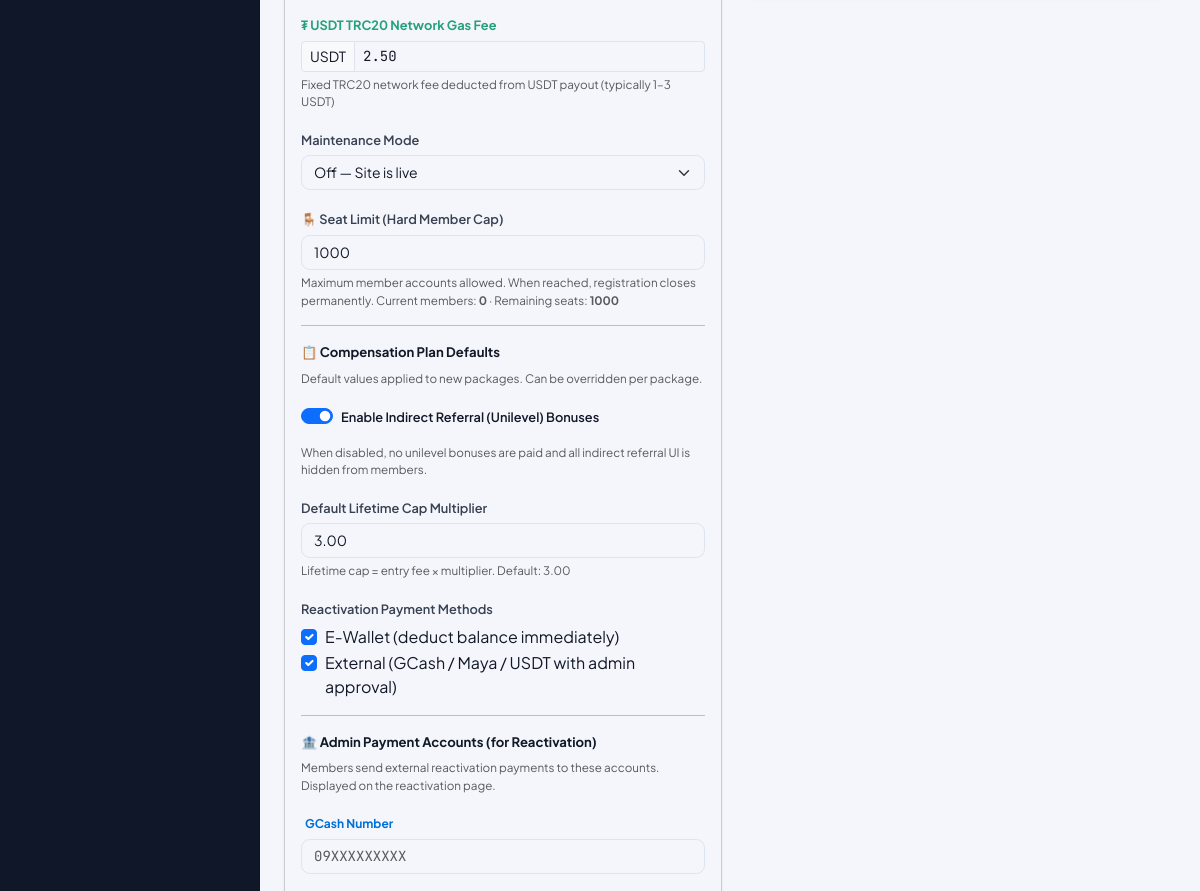
Before: /?page=admin_settings (signed in, middle part) with the older database file.
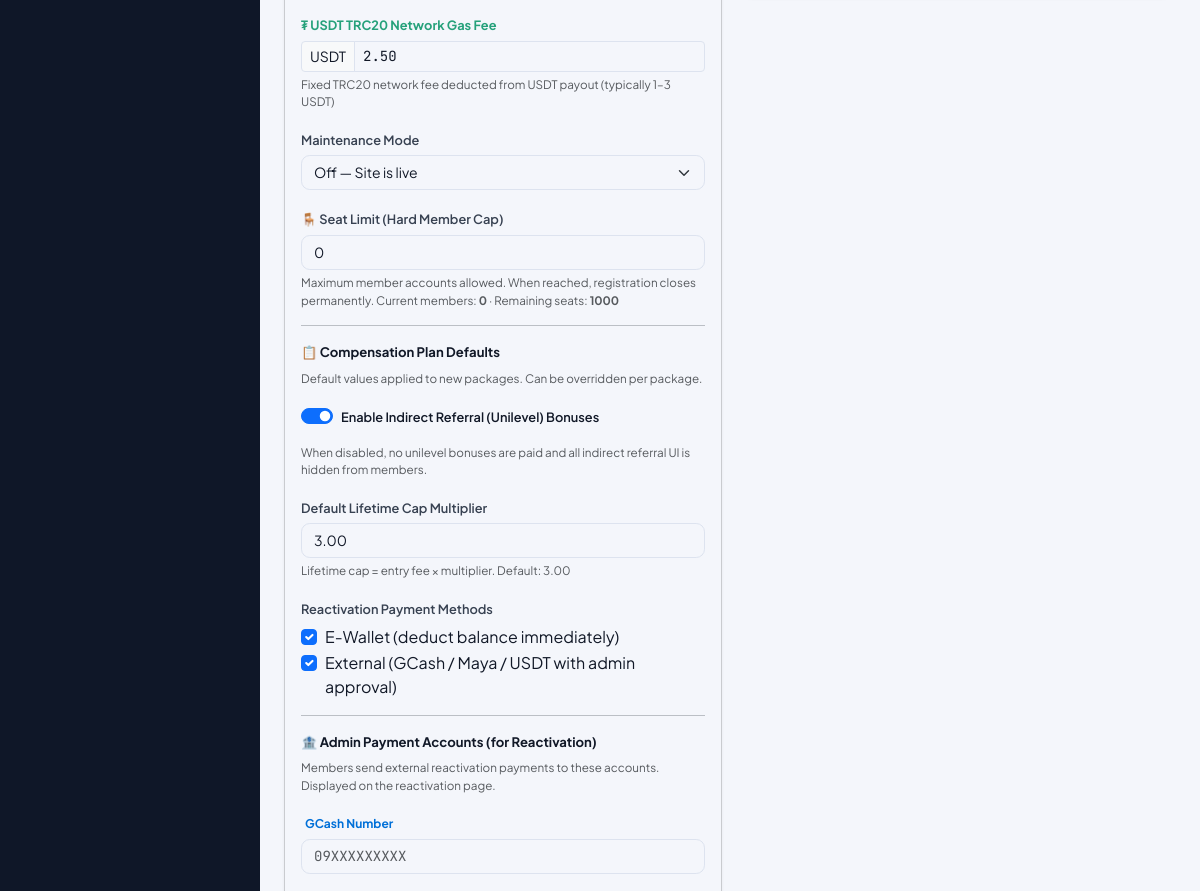
After: the same page with the newer database file.
### tables this page shows
CREATE TABLE settings (
  key_name   VARCHAR(80) NOT NULL PRIMARY KEY,
  value      TEXT        NOT NULL,
  updated_at TIMESTAMP DEFAULT CURRENT_TIMESTAMP ON UPDATE CURRENT_TIMESTAMP
);

### controllers/AdminController.php (called while the page is built, shortened)
<?php
class AdminController
{
    public function settings(): void
    {
        Auth::guard('admin');
        require 'views/admin/settings.php';
    }
}

### index.php (called while the page is built, shortened)
<?php
require_once 'config/db.php';
require_once 'core/helpers.php';
require_once 'core/Auth.php';
spl_autoload_register(function (string $class): void {
    foreach (['models/', 'controllers/'] as $dir) {
        $file = $dir . $class . '.php';
        if (file_exists($file)) {
            return;
        }
    }
});
if (setting('maintenance_mode') === '1' && !Auth::isAdmin()) {
    $name = setting('site_name', APP_NAME);
    http_response_code(503);
    die("<!doctype html><html><head><meta charset='UTF-8'><title>Maintenance — {$name}</title>
    <style>body{font-family:system-ui;display:flex;align-items:center;justify-content:center;min-height:100vh;margin:0;background:#f4f6fb;}
    .box{text-align:center;padding:40px;max-width:400px;}h1{font-size:24px;}p{color:#6b7a99;}</style>
    </head><body><div class='box'><div style='font-size:50px;margin-bottom:16px;'>🔧</div>
    <h1>{$name}</h1><p>We're performing scheduled maintenance. We'll be back shortly.</p></div></body></html>");
}
$page = $_GET['page'] ?? 'login';
$route = $routes[$page] ?? null;
[$ctrlClass, $method, $role] = $route;
(new $ctrlClass())->$method();

### config/db.php (called while the page is built, shortened)
<?php
function db(): PDO
{
    static $pdo = null;
    if ($pdo === null) {
        $dsn = sprintf(
            'mysql:host=%s;port=%s;dbname=%s;charset=utf8mb4',
            DB_HOST,
            DB_PORT,
            DB_NAME
        );
        try {
            $pdo = new PDO($dsn, DB_USER, DB_PASS, [
                PDO::ATTR_ERRMODE            => PDO::ERRMODE_EXCEPTION,
                PDO::ATTR_DEFAULT_FETCH_MODE => PDO::FETCH_ASSOC,
                PDO::ATTR_EMULATE_PREPARES   => false,
                PDO::MYSQL_ATTR_FOUND_ROWS   => true,
            ]);
        } catch (PDOException $e) {
            if (APP_ENV === 'development') {
                die('<pre>Database connection failed: ' . $e->getMessage() . '</pre>');
            }
            die('Service temporarily unavailable. Please try again later.');
        }
    }
    return $pdo;
}

### core/helpers.php (called while the page is built, shortened)
<?php
function e(mixed $val): string
{
    return htmlspecialchars((string) $val, ENT_QUOTES | ENT_SUBSTITUTE, 'UTF-8');
}
function seatsRemaining(): int
{
    $row = db()->prepare("SELECT value FROM settings WHERE key_name = 'seat_limit'");
    $row->execute();
    $limit = (int) ($row->fetchColumn() ?: '1000');
    $count = (int) db()->query("SELECT COUNT(*) FROM users WHERE role = 'member'")->fetchColumn();
    return max(0, $limit - $count);
}
function setting(string $key, string $default = ''): string
{
    static $cache = [];
    if (!array_key_exists($key, $cache)) {
        $st = db()->prepare('SELECT value FROM settings WHERE key_name = ?');
        $st->execute([$key]);
        $value = $st->fetchColumn();
        $cache[$key] = ($value === false ? null : $value) ?? $default;
    }
    return $cache[$key];
}

### models/User.php (called while the page is built, shortened)
<?php
class User
{
    public static function counts(): array
    {
        $row = db()->query("
            SELECT
              COUNT(*)                                                        AS total,
              COALESCE(SUM(CASE WHEN status='active'    THEN 1 ELSE 0 END),0) AS active,
              COALESCE(SUM(CASE WHEN status='suspended' THEN 1 ELSE 0 END),0) AS suspended,
              COALESCE(SUM(CASE WHEN joined_at >= CURDATE() THEN 1 ELSE 0 END),0) AS joined_today
            FROM users WHERE role = 'member'
        ")->fetch();
        return $row ?: ['total' => 0, 'active' => 0, 'suspended' => 0, 'joined_today' => 0];
    }
}

### core/Auth.php (called while the page is built, shortened)
<?php
class Auth
{
    public static function check(): bool
    {
        return isset($_SESSION['user_id']) && (int)$_SESSION['user_id'] > 0;
    }
    public static function id(): int
    {
        return (int)($_SESSION['user_id'] ?? 0);
    }
    public static function user(): array
    {
        static $user = null;
        if ($user === null) {
            $st = db()->prepare(
                'SELECT u.*, p.name AS package_name, p.pairing_bonus, p.daily_pair_cap,
                        p.direct_ref_bonus,
                        sp.username AS sponsor_username,
                        bp.username AS binary_parent_username
                 FROM   users u
                 LEFT JOIN packages p  ON p.id  = u.package_id
                 LEFT JOIN users sp    ON sp.id = u.sponsor_id
                 LEFT JOIN users bp    ON bp.id = u.binary_parent_id
                 WHERE  u.id = ?'
            );
            $st->execute([self::id()]);
            $user = $st->fetch() ?: [];
        }
        return $user;
    }
    public static function guard(string $role = 'member'): void
    {
        $u = self::user();
    }
}

### views/admin/settings.php (the view, shortened to what this page needs)
<?php require 'views/partials/head.php'; ?>
<?php require 'views/partials/sidebar_admin.php'; ?>
<div class="main-content">
  <div class="page-content">
    <div class="row g-3">
      <div class="col-12 col-lg-6 d-flex flex-column gap-3">
        <div class="card">
          <div class="card-body">
            <form method="POST" action="<?= APP_URL ?>/?page=admin_save_settings">
              <div class="mb-3"><label class="form-label">Site Tagline</label><input type="text" name="site_tagline" class="form-control" value="<?= e(setting('site_tagline')) ?>"></div>
              <div class="mb-3"><label class="form-label">Contact Email</label><input type="email" name="contact_email" class="form-control" value="<?= e(setting('contact_email')) ?>"></div>
                <input type="number" name="min_payout" class="form-control" min="0" step="0.01" value="<?= e(setting('min_payout', '500')) ?>">
                      <input class="form-check-input" type="checkbox" name="gcash_enabled" id="gcashEnabled" value="1" <?= setting('gcash_enabled', '1') === '1' ? 'checked' : '' ?>>
                      <input class="form-check-input" type="checkbox" name="maya_enabled" id="mayaEnabled" value="1" <?= setting('maya_enabled', '1') === '1' ? 'checked' : '' ?>>
                    <input type="number" name="service_fee_gcash" class="form-control" min="0" max="100" step="0.01" value="<?= e(setting('service_fee_gcash', '0')) ?>">
                    <input type="number" name="service_fee_maya" class="form-control" min="0" max="100" step="0.01" value="<?= e(setting('service_fee_maya', '0')) ?>">
                    <input type="number" name="service_fee_usdt" class="form-control" min="0" max="100" step="0.01" value="<?= e(setting('service_fee_usdt', '5')) ?>">
              <div class="mb-3">
                <label class="form-label" style="color:#26a17b;font-weight:700;font-size:.8rem;">₮ USDT TRC20 Network Gas Fee</label>
                <div class="input-group input-group-sm">
                  <span class="input-group-text">USDT</span>
                  <input type="number" name="usdt_gas_fee" class="form-control font-mono" min="0" step="0.0001" value="<?= e(setting('usdt_gas_fee', '2.50')) ?>">
                </div>
                <div class="form-text">Fixed TRC20 network fee deducted from USDT payout (typically 1–3 USDT)</div>
              </div>
              <div class="mb-3">
                <label class="form-label">Maintenance Mode</label>
                <select name="maintenance_mode" class="form-select">
                  <option value="0" <?= setting('maintenance_mode') === '0' ? 'selected' : '' ?>>Off — Site is live</option>
                </select>
              </div>
              <div class="mb-3">
                <label class="form-label">🪑 Seat Limit (Hard Member Cap)</label>
                <input type="number" name="seat_limit" class="form-control" min="1" step="1" value="<?= e(setting('seat_limit', '1000')) ?>">
                <div class="form-text">
                  Maximum member accounts allowed. When reached, registration closes permanently.
                  Current members: <strong><?= User::counts()['total'] ?? 0 ?></strong> ·
                  Remaining seats: <strong><?= seatsRemaining() ?></strong>
                </div>
              </div>
              <hr class="my-3">
              <p class="fw-bold mb-2" style="font-size:.82rem;">📋 Compensation Plan Defaults</p>
              <div class="form-text mb-3">Default values applied to new packages. Can be overridden per package.</div>
              <div class="form-check form-switch mb-3">
                <input class="form-check-input" type="checkbox" name="indirect_referral_enabled" id="indirectRefEnabled" value="1" <?= setting('indirect_referral_enabled', '1') === '1' ? 'checked' : '' ?>>
                <label class="form-check-label" for="indirectRefEnabled" style="font-weight:600;font-size:.8rem;">
                  Enable Indirect Referral (Unilevel) Bonuses
                </label>
              </div>
              <div class="form-text mb-3">When disabled, no unilevel bonuses are paid and all indirect referral UI is hidden from members.</div>
              <div class="mb-3">
                <label class="form-label">Default Lifetime Cap Multiplier</label>
                <input type="number" name="default_cap_multiplier" class="form-control" min="0" step="0.01" value="<?= e(setting('default_cap_multiplier', '3.00')) ?>">
                <div class="form-text">Lifetime cap = entry fee × multiplier. Default: 3.00</div>
              </div>
              <div class="mb-3">
                <label class="form-label">Reactivation Payment Methods</label>
                <div class="form-check">
                  <input class="form-check-input" type="checkbox" name="reactivation_ewallet_enabled" id="reEwEnabled" value="1" <?= setting('reactivation_ewallet_enabled', '1') === '1' ? 'checked' : '' ?>>
                  <label class="form-check-label" for="reEwEnabled">E-Wallet (deduct balance immediately)</label>
                </div>
                <div class="form-check">
                  <input class="form-check-input" type="checkbox" name="reactivation_external_enabled" id="reExtEnabled" value="1" <?= setting('reactivation_external_enabled', '1') === '1' ? 'checked' : '' ?>>
                  <label class="form-check-label" for="reExtEnabled">External (GCash / Maya / USDT with admin approval)</label>
                </div>
              </div>
              <hr class="my-3">
              <p class="fw-bold mb-2" style="font-size:.82rem;">🏦 Admin Payment Accounts (for Reactivation)</p>
              <div class="form-text mb-3">Members send external reactivation payments to these accounts. Displayed on the reactivation page.</div>
              <div class="mb-3">
                <label class="form-label" style="color:#0070d8;font-weight:700;font-size:.75rem;">
                  <img src="https://upload.wikimedia.org/wikipedia/commons/thumb/3/33/GCash_logo.svg/16px-GCash_logo.svg.png" alt="" style="height:14px;vertical-align:middle;margin-right:.25rem;">GCash Number
                </label>
                <input type="tel" name="gcash_number" class="form-control font-mono" placeholder="09XXXXXXXXX" value="<?= e(setting('gcash_number', '')) ?>">
              </div>
            </form>
          </div>
        </div>
      </div>
      <div class="col-12 col-lg-6 d-flex flex-column gap-3">
      </div>
    </div>
  </div>
</div>
<?php require 'views/partials/footer.php'; ?>

### views/partials/head.php (shortened to what this page needs)
<!DOCTYPE html>
<html lang="en">
<head>
  <link href="https://cdn.jsdelivr.net/npm/bootstrap@5.3.3/dist/css/bootstrap.min.css" rel="stylesheet">
  <link rel="stylesheet" href="<?= APP_URL ?>/assets/css/main.css">
  <link rel="stylesheet" href="<?= APP_URL ?>/assets/css/layout.css">
</head>
<body>

### views/partials/sidebar_admin.php (shortened to what this page needs)
<?php
$cp = current_page();
$user = Auth::user();
$initial = strtoupper(substr($user['username'] ?? 'A', 0, 1));
$pendingPayouts = (int)db()->query("SELECT COUNT(*) FROM payout_requests WHERE status='pending'")->fetchColumn();
$pendingMembers = (int)db()->query("SELECT COUNT(*) FROM users WHERE role='member' AND status='pending'")->fetchColumn();
function renderAdminNav($cp, $user, $initial, $pendingPayouts, $pendingMembers)
{ ?>
      <div class="brand-name"><?= e(setting('site_name', APP_NAME)) ?></div>
  <nav class="sidebar-nav">
  </nav>
<?php } ?>
<div class="sidebar d-none d-lg-flex flex-column">
  <?php renderAdminNav($cp, $user, $initial, $pendingPayouts, $pendingMembers); ?>
</div>

### views/partials/footer.php (shortened to what this page needs)
</body>
</html>

### assets/css/main.css (style rules this page uses)
:root { --bs-body-font-family: "Plus Jakarta Sans", system-ui, sans-serif; --bs-primary: #3b6ff0; --bs-primary-rgb: 59, 111, 240; --bs-success: #12a05c; --bs-success-rgb: 18, 160, 92; --bs-danger: #e03434; --bs-danger-rgb: 224, 52, 52; --bs-warning: #d97706; --bs-warning-rgb: 217, 119, 6; --bs-info: #0891b2; --bs-border-radius: 0.6rem; --bs-border-radius-lg: 0.875rem; --bs-border-color: #dde3ef; --bs-body-bg: #f4f6fb; --bs-body-color: #111827; --bs-card-border-color: #dde3ef; --sidebar-bg: #0f1728; --sidebar-w: 260px; --topbar-h: 60px; --font-mono: "JetBrains Mono", monospace; --primary: #3b6ff0; --primary-light: #eff6ff; --success: #12a05c; --danger: #e03434; --warning: #d97706; --purple: #7c3aed; --orange: #ea580c; --muted: #6b7a99; }
body { font-family: var(--bs-body-font-family); background: var(--bs-body-bg); -webkit-font-smoothing: antialiased; }
.font-mono { font-family: var(--font-mono) !important; }
.card { border: 1px solid var(--bs-card-border-color); border-radius: var(--bs-border-radius-lg); box-shadow: 0 1px 3px rgba(0, 0, 0, 0.06); }
.form-control, .form-select { font-size: 0.875rem; border-color: #dde3ef; border-radius: 0.55rem; }
.form-label { font-size: 0.8rem; font-weight: 600; color: #374151; margin-bottom: 0.35rem; }
.form-text { font-size: 0.73rem; }

### assets/css/layout.css (style rules this page uses)
.sidebar { width: var(--sidebar-w); background: var(--sidebar-bg); position: fixed; top: 0; left: 0; bottom: 0; display: flex; flex-direction: column; z-index: 1040; overflow-y: auto; overflow-x: hidden; }
.sidebar-nav { flex: 1; padding: 0.5rem 0; }
.main-content { margin-left: var(--sidebar-w); min-height: 100vh; display: flex; flex-direction: column; }
.page-content { padding: 1.5rem; flex: 1; }

Changed rows visible on the page:
added settings: seat_limit "0"
Other visible differences:
form field seat_limit: "1000" → (not shown)
